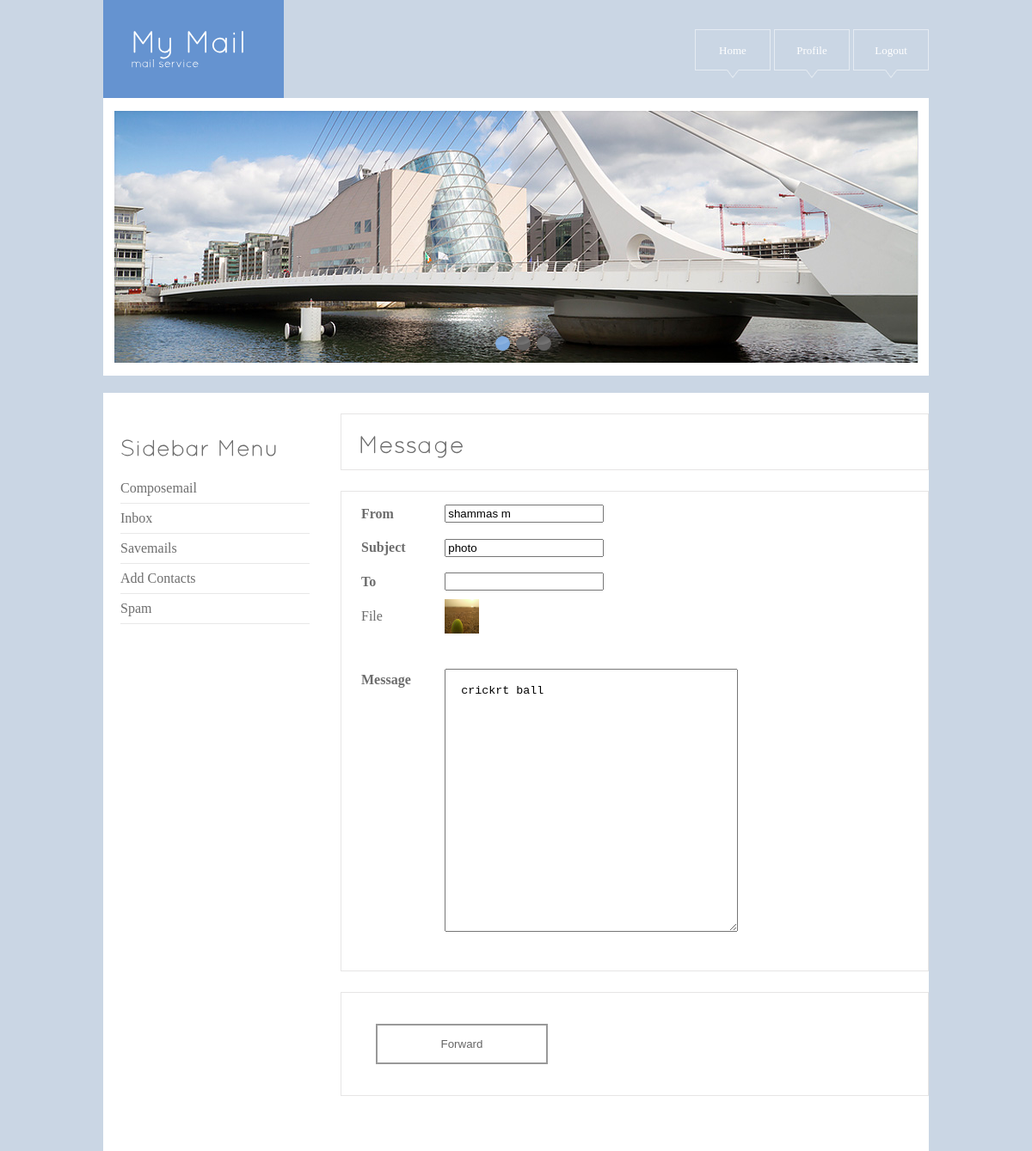
The page /viewmessage/2/ on the database its author committed.
### user/models.py (models this page shows)
class user_mailcompose_tb(models.Model):
    From=models.ForeignKey(User,on_delete=models.CASCADE)
    To=models.IntegerField()
    Subject=models.CharField(max_length=20)
    Content=models.CharField(max_length=500)
    Date=models.CharField(max_length=20)
    File=models.FileField()
    Status=models.CharField(max_length=20)

### user/views.py (the view)
# urls.py: url(r'^viewmessage/(?P<msg_id>\d+)/$',user.viewmessage,name='viewmessage'),
def viewmessage(request,msg_id):
    ob=user_mailcompose_tb.objects.filter(id=msg_id)
    return render(request,"user/message.html",{"data":ob})

### templates/user/message.html (shortened to what this page needs)
{% load static %}
<html>
<head>
<link href="{% static 'Medic_template/css/style.css' %}" rel="stylesheet" type="text/css" />
<link rel="stylesheet" type="text/css" href="{% static 'Medic_template/css/coin-slider.css' %}" />
</head>
<body>
<div class="main">
  <div class="header">
    <div class="header_resize">
      <div class="logo">
        <h1> My Mail <small>mail service</small></h1>
      </div>
      <div class="menu_nav">
        <ul>
          <li><a href="{% url 'userhome' %}"> Home </a></li>
		  <li><a href="{% url 'profile' %}"> Profile </a></li>
		  <li><a href="{% url 'logout' %}"> Logout </a></li>
        </ul>
      </div>
      <div class="slider">
        <div id="coin-slider"> </div>
      </div>
    </div>
  </div>
  <div class="content">
    <div class="content_resize">
      <div class="mainbar">
        <div class="article">
          <h2>Message</h2>
        </div>
        <div class="article">
          <div class="clr">
{% for m in data %}
<form action="{% url 'forward' m.pk %}" method="post" class="comps">
<table width="594" height="545">
<tr>
<td width="92" height="35"><strong> From </strong></td>
<td width="484"> <input type="text" name="txtfrm" id="txtfrm" value="{{ m.From.first_name }} {{m.From.last_name}}" readonly="txtfrm"> </td>
</tr>
<tr>
<td height="40"><strong> Subject </strong></td>
<td> <input type="text" name="txtsub" id="txtsub" value="{{ m.Subject }}" readonly="txtsub"> </td>
</tr>
<tr>
<td height="35"> <strong>To</strong> </td>
<td> <input type="text" name="txtto" id="txtto" required> </td>
</tr>
{% if m.File != "nopic" %}
<tr>
<td height="39"> File </td>
<td><a href="{% url 'enlargefile' m.pk %}">  <img src="{{ m.File.url }}" width="40" height="40"> </a></td>
</tr>
{% endif %}
<tr>
<td><div align="justify">
  <p><strong> Message</strong></p>
  <p>&nbsp;</p>
  <p>&nbsp;</p>
  <p>&nbsp;</p>
  <p>&nbsp;</p>
  <p>&nbsp;</p>
  <p>&nbsp;</p>
  <p>&nbsp;</p>
  <p>&nbsp;</p>
</div></td>
<td> <textarea name="txtcnt" id="txtcnt" rows="20" cols="40" />
  {{ m.Content }}  </textarea> </td>
</tr>
</table>
{% endfor %}
</div>
          </div>
		  <div class="article">
          <div class="clr">
		  <div class="button">
		   <div align="center">
      <input type="submit" name="btnfor" id="btnfor" value="Forward" />
      		</div>
		  </div>
		  </div>
</div>
      </div>
      <div class="sidebar">
        <div class="gadget">
          <h2 class="star"><span>Sidebar</span> Menu</h2>
          <ul class="sb_menu">
          <li><a href="{% url 'composemail' %}"> Composemail </a></li>
          <li><a href="{% url 'inbox' %}"> Inbox </a></li>
          <li><a href="{% url 'savedmails' %}"> Savemails </a></li>
          <li><a href="{% url 'addcontact' %}"> Add Contacts </a></li>
		  <li><a href="{% url 'spam' %}"> Spam </a></li>
          </ul>
        </div>
      </div>
    </div>
  </div>
</body>
</html>

### static/Medic_template/css/style.css (style rules this page uses)
body { margin:0; padding:0; width:100%; color:#6d6d6d; font:Arial, Helvetica, sans-serif; background:#cad6e4 url(../images/comment.png) repeat left top; }
html, .main { padding:0; margin:0; }
.clr { clear:both; padding:0; margin:0; width:100%; font-size:0; line-height:0; }
h2 { margin:8px 0; padding:8px 0; font-size:26px; font-weight:bold; color:#666666; }
p { margin:8px 0; padding:0 0 8px 0; }
a { color:#6592d1; text-decoration:underline; }
.header, .content, .menu_nav, .fbg, .footer, form, ol, ol li, ul, .content .mainbar, .content .sidebar { margin:0; padding:0; }
.header_resize { margin:0 auto; padding:0; width:960px; }
.logo { padding:0 32px; float:none; float:left; width:auto; height:114px; background:#6593d0; }
h1 { margin:0; padding:32px 0 0; font-size:36px; font-weight:bold; line-height:1.2em; text-transform:none; color:#FFFFFF; }
h1 small { display:block; font-size:13px; line-height:1.2em; letter-spacing:normal; text-transform:none; color:#fff; }
.slider { margin:0 0 20px; padding:15px 12px 15px 13px; background:#fff; }
.menu_nav { margin:0 auto; padding:34px 0 0; height:57px; float:right; }
.menu_nav ul { list-style:none; padding:0; height:57px; float:left; }
.menu_nav ul li { margin:0; padding:0 0 0 4px; float:left; }
.menu_nav ul li a { display:block; margin:0; padding:16px 0 24px; width:88px; font-size:13px; line-height:17px; font-weight:normal; color:#fff; text-decoration:none; text-transform:none; text-align:center; background:url(../images/menu_p.png) no-repeat center top; }
.content { padding:0; }
.content_resize { margin:0 auto; padding:24px 0 40px; width:960px; background:#fff; }
.content .mainbar { margin:0; padding:0; float:right; width:684px; }
.content .mainbar h2 { margin-bottom:0; padding-bottom:8px; font-size:28px; line-height:1.2em; color:#6d6d6d; }
.content .mainbar .article { margin:0 0 24px; padding:6px 20px; border:1px solid #e6e5e5; }
.content .sidebar { padding:0; float:left; width:260px; }
.content .sidebar .gadget { margin:0 0 12px; padding:12px 20px 24px; }
.content .sidebar h2 { color:#6d6d6d; }
ul.sb_menu, ul.ex_menu { margin:0; padding:0; list-style:none; color:#6e6e6e; }
ul.sb_menu li, ul.ex_menu li { margin:0; border-bottom:1px solid #e8e8e8; }
ul.sb_menu li, ul.ex_menu li { padding:8px 0; width:220px; }
ul.sb_menu li a { color:#6e6e6e; text-decoration:none; margin-left:-16px; padding:4px 8px 4px 16px; }
a { outline:none; }
.button { width:20px; padding:20px; }
.button input[type="submit"], .user2 input[type="submit"], .user3 input[type="submit"] { border:0; background:none; display:block; margin:10px auto; text-align:center; border:2px solid #999999; padding:14px 10px; width:200px; outline:none; color:#666666; transition:0.25s; cursor:pointer; }

### rows shown on the page
user_mailcompose_tb: txtfrm "shammas m", txtsub "photo", File (picture), txtcnt "crickrt ball"
